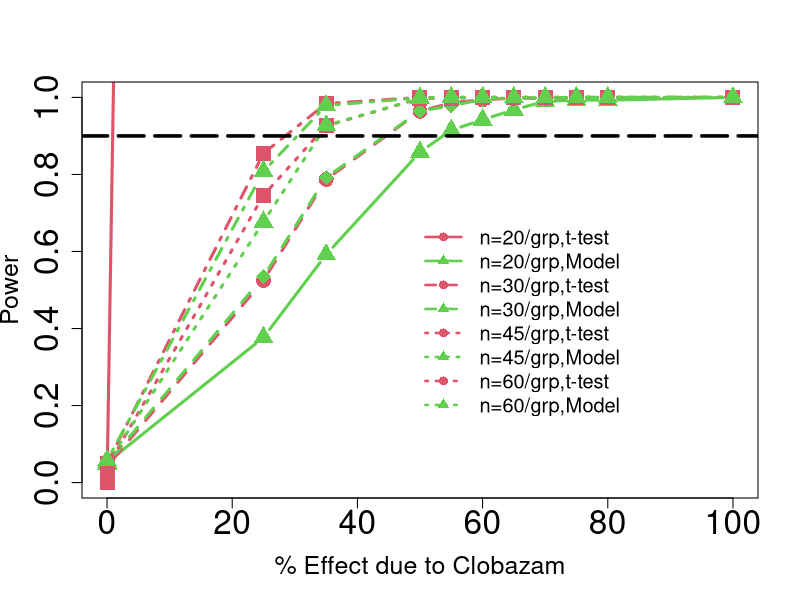
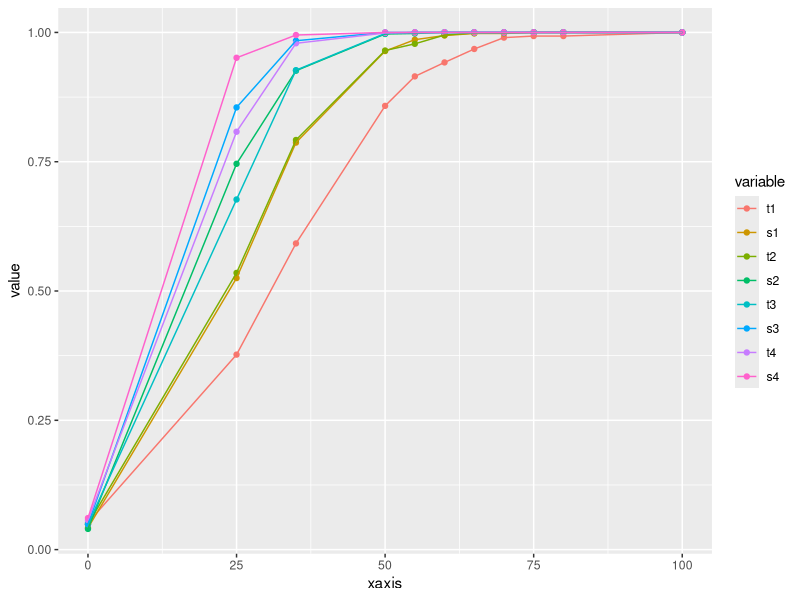
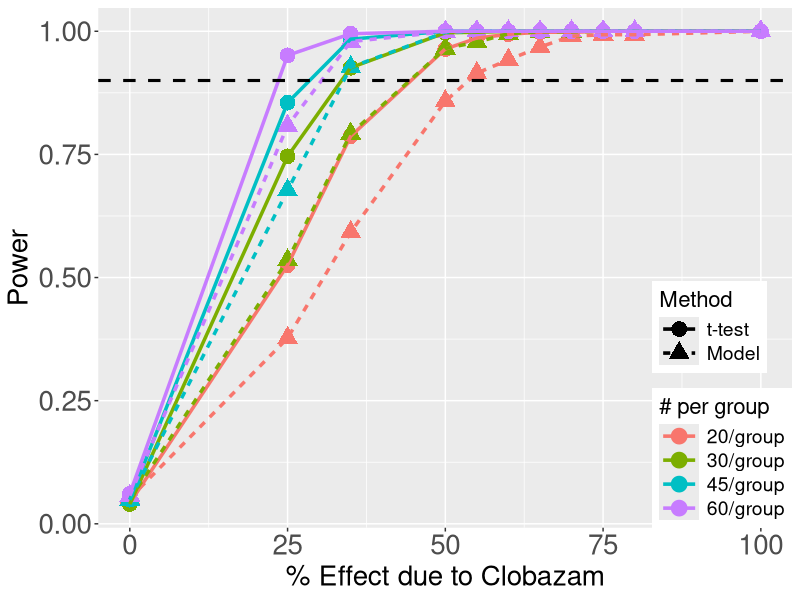
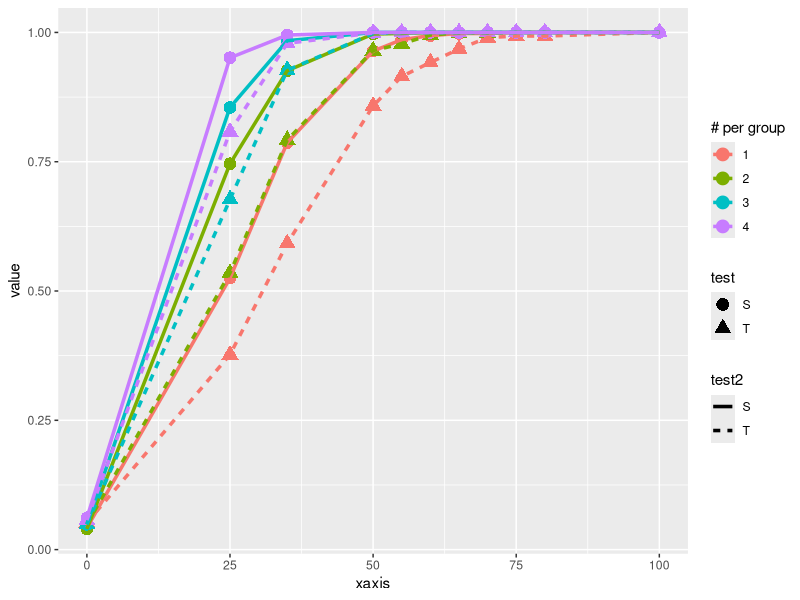

Generate these figures, in order, with R:
#Author: Devin Pastoor
#email: devin.pastoor@gmail.com
# testing various ggplot settings

library(ggplot2)
library(plyr)
library(reshape2)
library(lattice)
library(grid)

#xaxis data
esize<-c(0,25,35,50,55,60,65,70,75,80,100)

#power data
power<-data.frame(xaxis = c(0,25,35,50,55,60,65,70,75,80,100),
                  t1=c(0.052,0.377,0.592,0.858,0.915,0.942,0.968,0.990,0.993,0.993,1),
                  s1=c(0.042,0.525,0.787,0.964,0.986,0.994,0.998,0.998,1,1,1),
                  t2=c(0.049,0.535,0.792,0.965,0.978,0.995,0.999,0.999,1,1,1),
                  s2=c(0.040,0.746,0.926,0.997,0.998,1,1,1,1,1,1),
                  t3=c(0.049,0.677,0.927,0.998,1,1,1,1,1,1,1),
                  s3=c(0.049,0.855,0.984,1,1,1,1,1,1,1,1),
                  t4=c(0.057,0.808,0.979,0.999,1,1,1,1,1,1,1),
                  s4=c(0.061,0.951,0.995,1,1,1,1,1,1,1,1))


head(power)

##########Mathangi's Old Code for plotting power curves
par(mfrow=c(1,1))
matplot(esize,power[,1:8],cex=2.0,cex.lab=1.5,cex.axis=2.0,type="b",lty = c(1,1,2,2,3,3,4,4),
        col=c(2,3,2,3,2,3,2,3),lwd=3.0,xlab="% Effect due to Clobazam",ylab="Power",pch=c(15,17,16,18,15,17,15,17),
        xlim=c(0,100),ylim=c(0,1))
legend(50,0.7, legend=(c("n=20/grp,t-test","n=20/grp,Model","n=30/grp,t-test","n=30/grp,Model","n=45/grp,t-test",
                         "n=45/grp,Model","n=60/grp,t-test","n=60/grp,Model")),lty = c(1,1,2,2,3,3,4,4),col=c(2,3,2,3,2,3,2,3),
       bty="n",cex=1.2,
       lwd=2.5,pch=c(16,17,16,17,16,17,16,17))
abline(h=0.9, lty=5, lwd=3.5)


#add x-axis data to dataframe
power[0, ] <- esize





y <- melt(power, id="xaxis", variable_name = "label")

#vector to distinguish whether T-test (T) or model (S)
ts <- rep(c("T", "S", "T", "S", "T", "S", "T", "S"), each = 11)

#vector to distinguish # per group
### 1: n = 20/group
### 2: n = 30/group
### 3: n = 45/group
### 4: n = 60/group
grp <- rep(c(seq(1,4)), each = 22)
y[,4] <- as.factor(ts)
y[,5] <- as.factor(grp)
head(y)

#basic qplot to see overall shape
qplot(xaxis, value, data = y, color = variable) + geom_line()

## Plot of power curves 
plot <- ggplot(data = y, aes(x = xaxis, y = value, color = V5)) +
  geom_point(aes(shape = V4), size = 5) +
  geom_line(aes(group = variable, linetype = V4), size = 1.2) +
  labs(color = "# per group", shape = "Method", linetype = "Method") +    #if don't set linetype to same name will separate to 3 legends
  geom_hline(aes(yintercept = 0.9), linetype="dashed", size = 1.05) +
  scale_color_discrete(name = "# per group",
                       labels = c("20/group", "30/group", "45/group", "60/group")) +
  scale_linetype_discrete(name = "Method", labels = c("t-test", "Model")) +
  scale_shape_discrete(name = "Method", labels = c("t-test", "Model")) +
  scale_x_continuous(name = "% Effect due to Clobazam") +
  scale_y_continuous(name = "Power") +
  #to edit out grid lines
  #theme(panel.grid.minor=element_blank(), panel.grid.major=element_blank()) +
  theme(axis.title.x = element_text(size=20)) +
  theme(axis.title.y = element_text(size=20)) +
  theme(axis.text.x = element_text(size=20)) +
  theme(axis.text.y = element_text(size=20)) +
  theme(legend.title = element_text(size = 16)) +
  theme(legend.text = element_text(size = 14)) +
  theme(legend.justification=c(1,0), legend.position=c(1,0)) + 
  theme(legend.key.width= unit(2, "lines")) #part of grid

plot
# messing with shortening
ggplot(data = y, aes(xaxis, value, color = V5, linetype = V4)) +
  geom_point(aes(shape = V4), size = 4) + geom_line(size = 1.2) + 
  labs(color = "# per group", linetype = "test2", shape = "test")